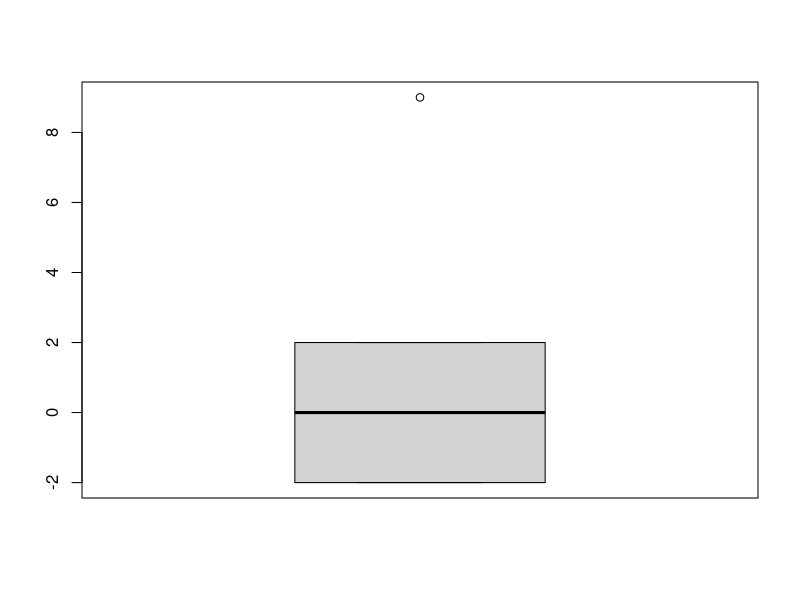

Generate this figure with R:
# Paired t test

bp_before <- c(120,122,143,100,109)
bp_after <- c(122,120,141,109,109)


#H0 --> there is no significant difference
#HA --> there is a significant difference

t.test(x= bp_before, y=bp_after, paired =T)
# P high, means accept H0

#visualize

bp_diff <- bp_after -bp_before
bp_diff

boxplot(bp_diff)
